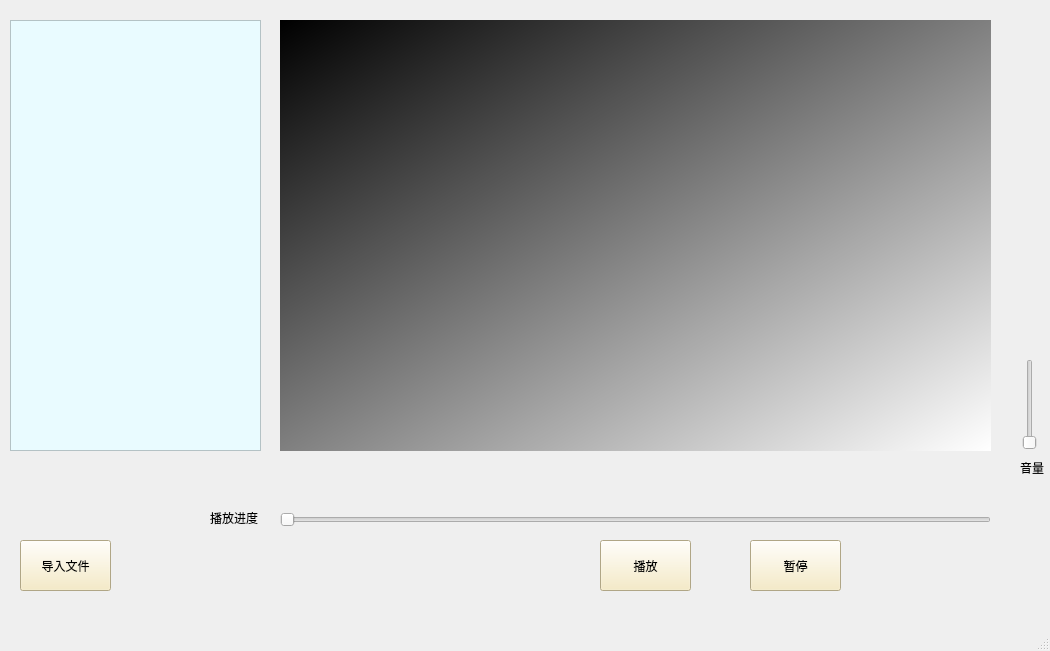
<?xml version="1.0" encoding="UTF-8"?>
<ui version="4.0">
 <class>MainWindow</class>
 <widget class="QMainWindow" name="MainWindow">
  <property name="geometry">
   <rect>
    <x>0</x>
    <y>0</y>
    <width>1050</width>
    <height>651</height>
   </rect>
  </property>
  <property name="windowTitle">
   <string>Jelly</string>
  </property>
  <property name="windowIcon">
   <iconset theme="call-start" resource="res.qrc">
    <normaloff>:/pic/gold.jpg</normaloff>:/pic/gold.jpg</iconset>
  </property>
  <property name="styleSheet">
   <string notr="true">#centralwidget{
background-image: url(:/pic/gold.jpg);
}</string>
  </property>
  <widget class="QWidget" name="centralwidget">
   <widget class="QListView" name="listView">
    <property name="geometry">
     <rect>
      <x>10</x>
      <y>20</y>
      <width>251</width>
      <height>431</height>
     </rect>
    </property>
    <property name="styleSheet">
     <string notr="true">background-color: rgb(233, 251, 255);</string>
    </property>
   </widget>
   <widget class="QPushButton" name="pushButton">
    <property name="geometry">
     <rect>
      <x>600</x>
      <y>540</y>
      <width>91</width>
      <height>51</height>
     </rect>
    </property>
    <property name="styleSheet">
     <string notr="true">background-color: rgb(246, 233, 188);
font: 290 14pt &quot;Microsoft YaHei&quot;;
</string>
    </property>
    <property name="text">
     <string>播放</string>
    </property>
   </widget>
   <widget class="QPushButton" name="pushButton_2">
    <property name="geometry">
     <rect>
      <x>750</x>
      <y>540</y>
      <width>91</width>
      <height>51</height>
     </rect>
    </property>
    <property name="styleSheet">
     <string notr="true">background-color: rgb(246, 233, 188);
font: 290 14pt &quot;Microsoft YaHei&quot;;
</string>
    </property>
    <property name="text">
     <string>暂停</string>
    </property>
   </widget>
   <widget class="QPushButton" name="pushButton_3">
    <property name="geometry">
     <rect>
      <x>20</x>
      <y>540</y>
      <width>91</width>
      <height>51</height>
     </rect>
    </property>
    <property name="styleSheet">
     <string notr="true">background-color: rgb(246, 233, 188);
font: 290 14pt &quot;Microsoft YaHei&quot;;
</string>
    </property>
    <property name="text">
     <string>导入文件</string>
    </property>
   </widget>
   <widget class="QWidget" name="videoWidget" native="true">
    <property name="geometry">
     <rect>
      <x>280</x>
      <y>20</y>
      <width>711</width>
      <height>431</height>
     </rect>
    </property>
    <property name="styleSheet">
     <string notr="true">background-color: qlineargradient(spread:pad, x1:0, y1:0, x2:1, y2:1, stop:0 rgba(0, 0, 0, 255), stop:1 rgba(255, 255, 255, 255));</string>
    </property>
   </widget>
   <widget class="QLabel" name="label">
    <property name="geometry">
     <rect>
      <x>20</x>
      <y>470</y>
      <width>691</width>
      <height>31</height>
     </rect>
    </property>
    <property name="text">
     <string/>
    </property>
   </widget>
   <widget class="QSlider" name="progressSlider">
    <property name="geometry">
     <rect>
      <x>280</x>
      <y>510</y>
      <width>711</width>
      <height>20</height>
     </rect>
    </property>
    <property name="orientation">
     <enum>Qt::Horizontal</enum>
    </property>
   </widget>
   <widget class="QSlider" name="voiceSlider">
    <property name="geometry">
     <rect>
      <x>1020</x>
      <y>359</y>
      <width>20</width>
      <height>91</height>
     </rect>
    </property>
    <property name="orientation">
     <enum>Qt::Vertical</enum>
    </property>
   </widget>
   <widget class="QLabel" name="label_2">
    <property name="geometry">
     <rect>
      <x>1020</x>
      <y>460</y>
      <width>54</width>
      <height>16</height>
     </rect>
    </property>
    <property name="text">
     <string>音量</string>
    </property>
   </widget>
   <widget class="QLabel" name="label_3">
    <property name="geometry">
     <rect>
      <x>210</x>
      <y>510</y>
      <width>54</width>
      <height>16</height>
     </rect>
    </property>
    <property name="text">
     <string>播放进度</string>
    </property>
   </widget>
   <zorder>pushButton</zorder>
   <zorder>pushButton_2</zorder>
   <zorder>pushButton_3</zorder>
   <zorder>verticalLayoutWidget</zorder>
   <zorder>listView</zorder>
   <zorder>videoWidget</zorder>
   <zorder>label</zorder>
   <zorder>progressSlider</zorder>
   <zorder>voiceSlider</zorder>
   <zorder>label_2</zorder>
   <zorder>label_3</zorder>
  </widget>
  <widget class="QMenuBar" name="menubar">
   <property name="geometry">
    <rect>
     <x>0</x>
     <y>0</y>
     <width>1050</width>
     <height>21</height>
    </rect>
   </property>
  </widget>
  <widget class="QStatusBar" name="statusbar"/>
 </widget>
 <resources>
  <include location="res.qrc"/>
 </resources>
 <connections/>
</ui>
